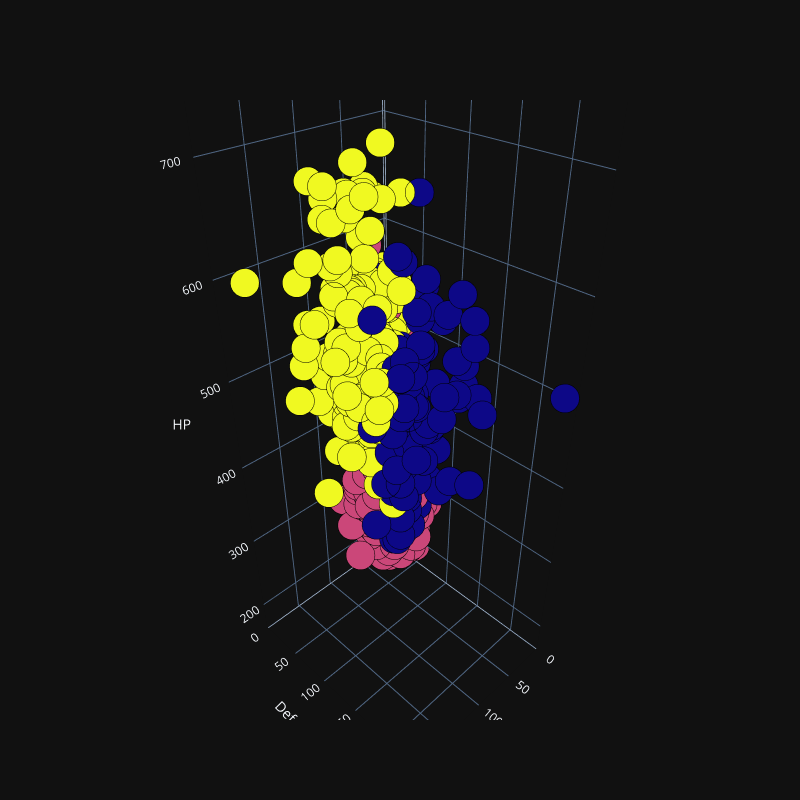

The notebook cell saved with this chart:
### Code cell
import plotly.graph_objs as go

kmeans = KMeans(n_clusters=3, random_state=0)
kmeans.fit_predict(df[['Attack', 'Defense', 'HP']]) # get centroids

# 3d scatterplot using plotly
Scene = dict(xaxis = dict(title  = 'Attack'),yaxis = dict(title  = 'Defence'),zaxis = dict(title  = 'HP'))

# model.labels_ is nothing but the predicted clusters i.e y_clusters
labels = kmeans.labels_
trace = go.Scatter3d(x=x[:, 0], y=x[:, 1], z=x[:, 2], mode='markers',marker=dict(color = labels, size= 10, line=dict(color= 'black',width = 10)))
layout = go.Layout(margin=dict(l=0,r=0),scene = Scene,height = 800,width = 800)
data = [trace]
fig = go.Figure(data = data, layout = layout)
fig.show()

### Figure 1 — Plotly figure (JSON) as saved in the notebook; plotly's stock layout.template omitted (floating-point values rounded to 4 significant figures; data arrays with more than 128 entries replaced by an {"elided": "..."} marker saying what was removed)
{"data": [{"marker": {"color": {"elided": "1168 int values"}, "line": {"color": "black", "width": 10}, "size": 10}, "mode": "markers", "x": {"elided": "1168 int values"}, "y": {"elided": "1168 int values"}, "z": {"elided": "1168 int values"}, "type": "scatter3d"}], "layout": {"height": 800, "margin": {"l": 0, "r": 0}, "scene": {"xaxis": {"title": {"text": "Attack"}}, "yaxis": {"title": {"text": "Defence"}}, "zaxis": {"title": {"text": "HP"}}}, "width": 800}}
